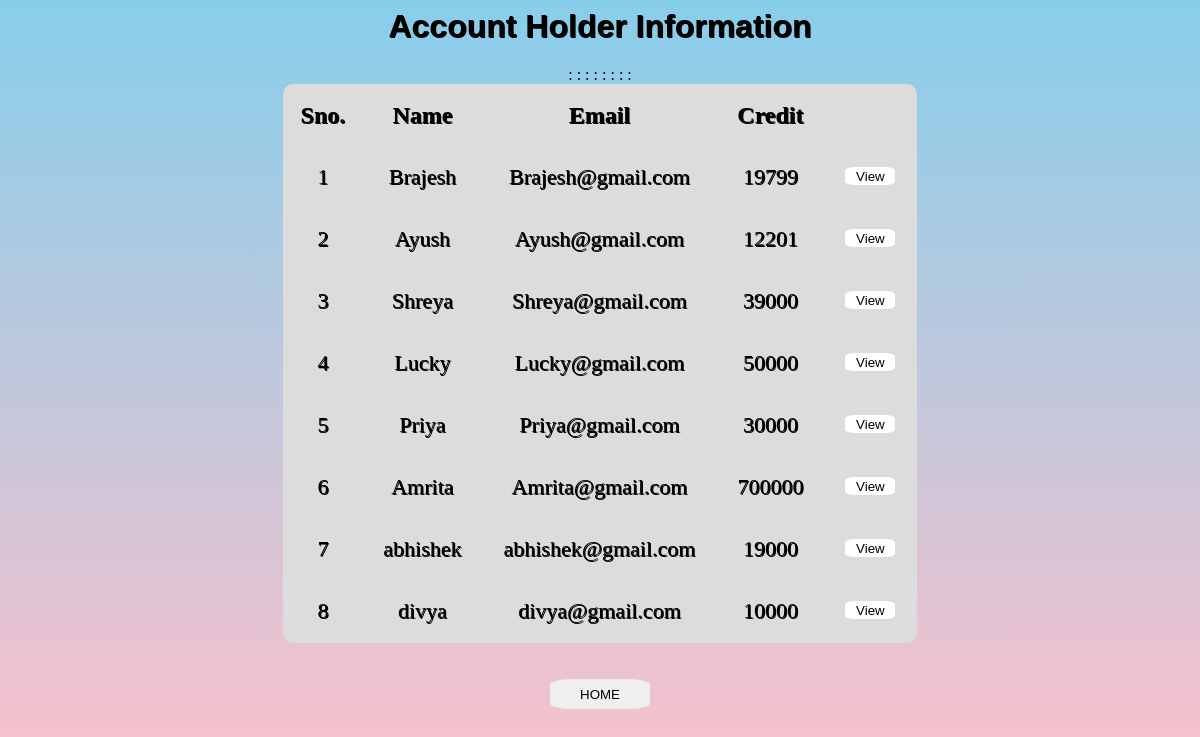
Before: /viewusers.php with the older database file.
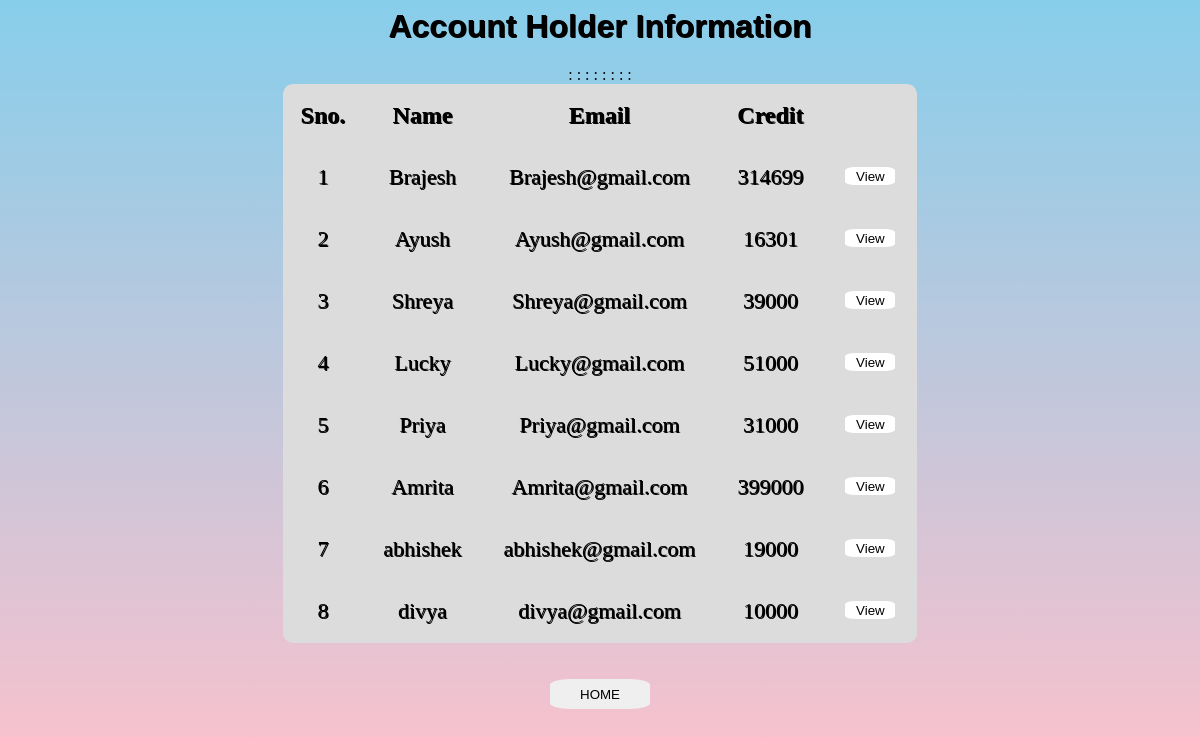
After: the same page with the newer database file.
### tables this page shows
CREATE TABLE `users` (
  `name` varchar(50) NOT NULL,
  `email` varchar(50) NOT NULL,
  `current_balance` double DEFAULT NULL
);

### viewusers.php (the view, shortened to what this page needs)
<?php
	require "assets//config.php";
	$q="select * from users ";
	$result=mysqli_query($con,$q);
	$row_count=mysqli_num_rows($result);
?>
<html>
<head>
   <link rel="stylesheet" href="css//viewusers.css">
</head>
<body >
	<h1>Account Holder Information</h1>
    <table>
		<thead>
			<th>Sno.</th>
			<th>Name</th>
			<th>Email</th>
			<th>Credit</th>
			<th></th>
		</thead>
		<tbody>
		<?php for($i=1;$i<=$row_count;$i++){?>
        <tr>
			<?php
				$row=mysqli_fetch_array($result);
				if($row["name"!=null]){
					echo "<td> {$i}</td>
						  <td> {$row["name"]}</td>
						  <td> {$row["email"]}</td>
						  <td> {$row["current_balance"]} </td>
						  <td><form action='user.php' method='post' class='view'>
						      <button class='view-btn'type='submit' name='name' value='{$row["name"]}'>View</button>
					          </form>
						  </td>:
					";}
			?>
		</tr>
		<?php }	?>
		</tbody>
	</table><br><br>
<div class="button">
	<a href="index.php">
    <button class="home-btn">HOME</button>
	</a>
</div>
</body>
</html>

Changed rows visible on the page:
changed users "Brajesh": current_balance "19799" → "314699"
changed users "Ayush": current_balance "12201" → "16301"
changed users "Lucky": current_balance "50000" → "51000"
changed users "Priya": current_balance "30000" → "31000"
changed users "Amrita": current_balance "700000" → "399000"
